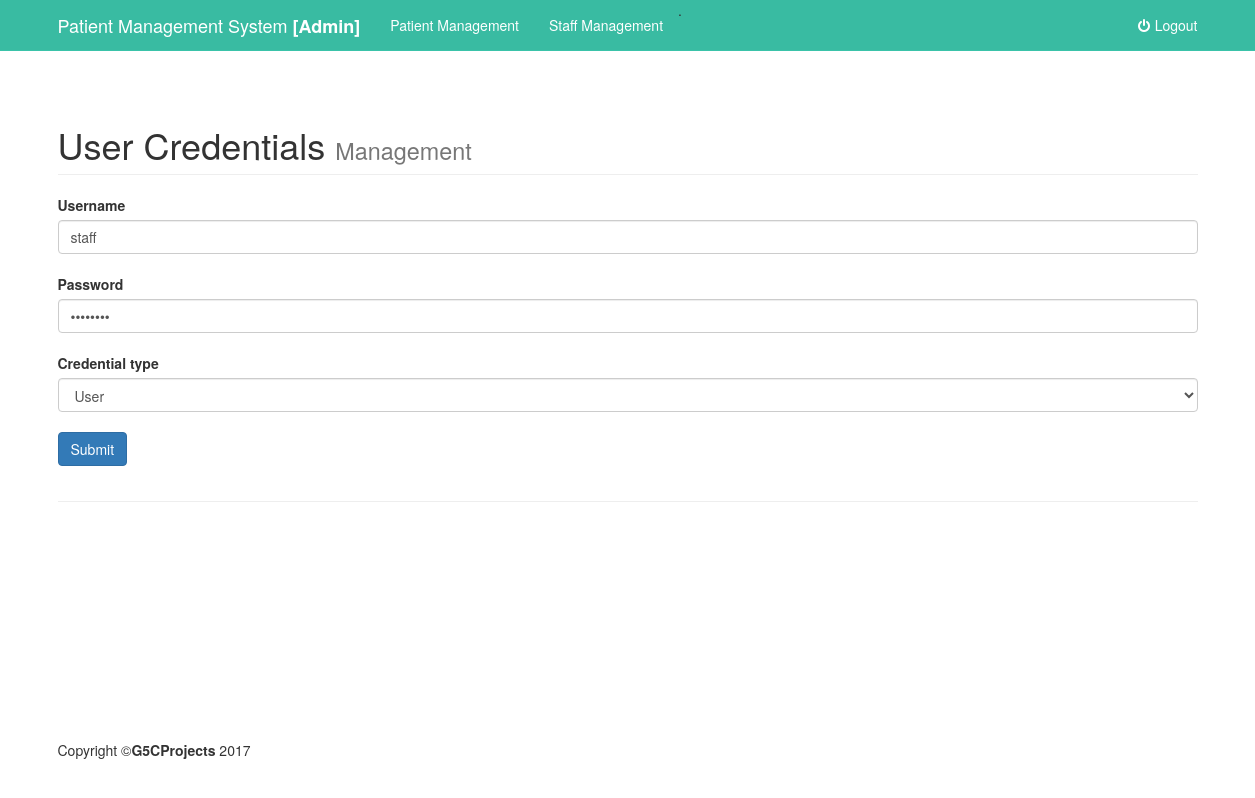
/admin/edit.php?id=4 (signed in), run on an earlier commit of the app's database.
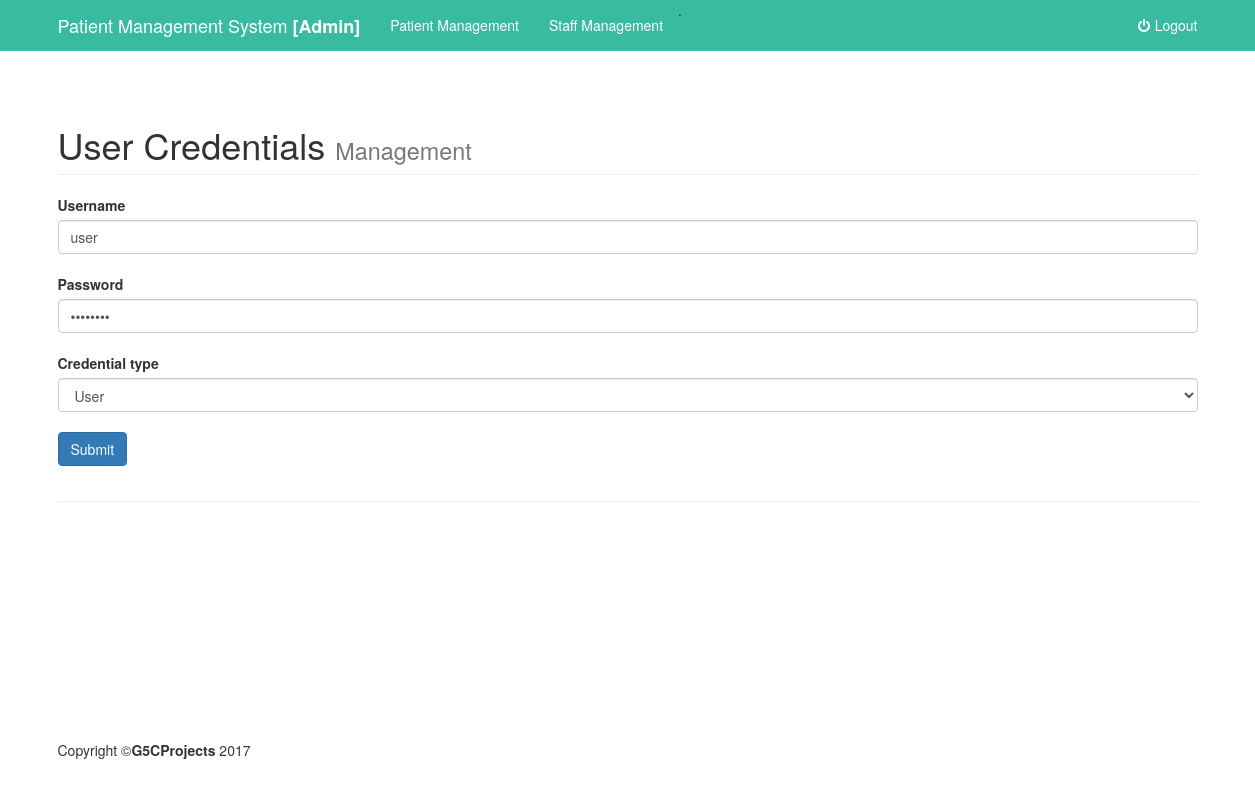
And on a later commit of the database.
### tables this page shows
CREATE TABLE `staffdetail` (
  `staffid` int(25) NOT NULL,
  `staffName` varchar(50) NOT NULL,
  `staffAddress` text NOT NULL,
  `staffNotel` varchar(14) NOT NULL,
  `staffTitle` varchar(20) NOT NULL,
  `username` varchar(50) NOT NULL,
  `password` varchar(255) NOT NULL,
  `level` int(1) NOT NULL
);

### admin/edit.php (the view, shortened to what this page needs)
<?php
include '../include/db.php';
$num = $_GET['id'];
$sql = "SELECT * FROM staffdetail where staffid = '$num'";
$result = mysqli_query($connect,$sql);
?>
   <?php include "include/header.php"; ?>
<div class="container">
       <div class="row">
                    <div class="col-lg-12">
                        <h1 class="page-header">
                            User Credentials <small>Management</small>
                        </h1>
                    </div>
                </div>
<div class="row">
    <div class="col-lg-12">
        <form method="POST" action = "reg_user.php">
            <?php while($row2 = mysqli_fetch_assoc($result)){ ?>
            <label>Username</label> </br>
               <input class="form-control"  type="text" name = "user"  value="<?=$row2['username']; ?>" required>
            <label>Password</label></br>
               <input class="form-control"  type="password" name = "pass" value="user1234" required></a>
            <label>Credential type</label></br>
                <select class ="form-control" name = "level">
                    <optgroup label="Current">
                    <option value = "<?php echo $row2['level'] ; if ($row2['level'] ==1){ $t = 'Admin';}else{$t = 'User'; }; ?>"><?=$t?></option>
                    </optgroup>
                </select>
            <?php  }  ?>
             <input class="btn btn-primary" type ="submit" class  = "btn" name = "submit" id ="submit" value="Submit">
       </form>
    </div>
</div>
</div>
  <?php include "include/footer.php"; ?>

What changed in the data, as far as the page shows it:
removed staffdetail: user "staff", level "User"
added staffdetail: user "user", level "User"
